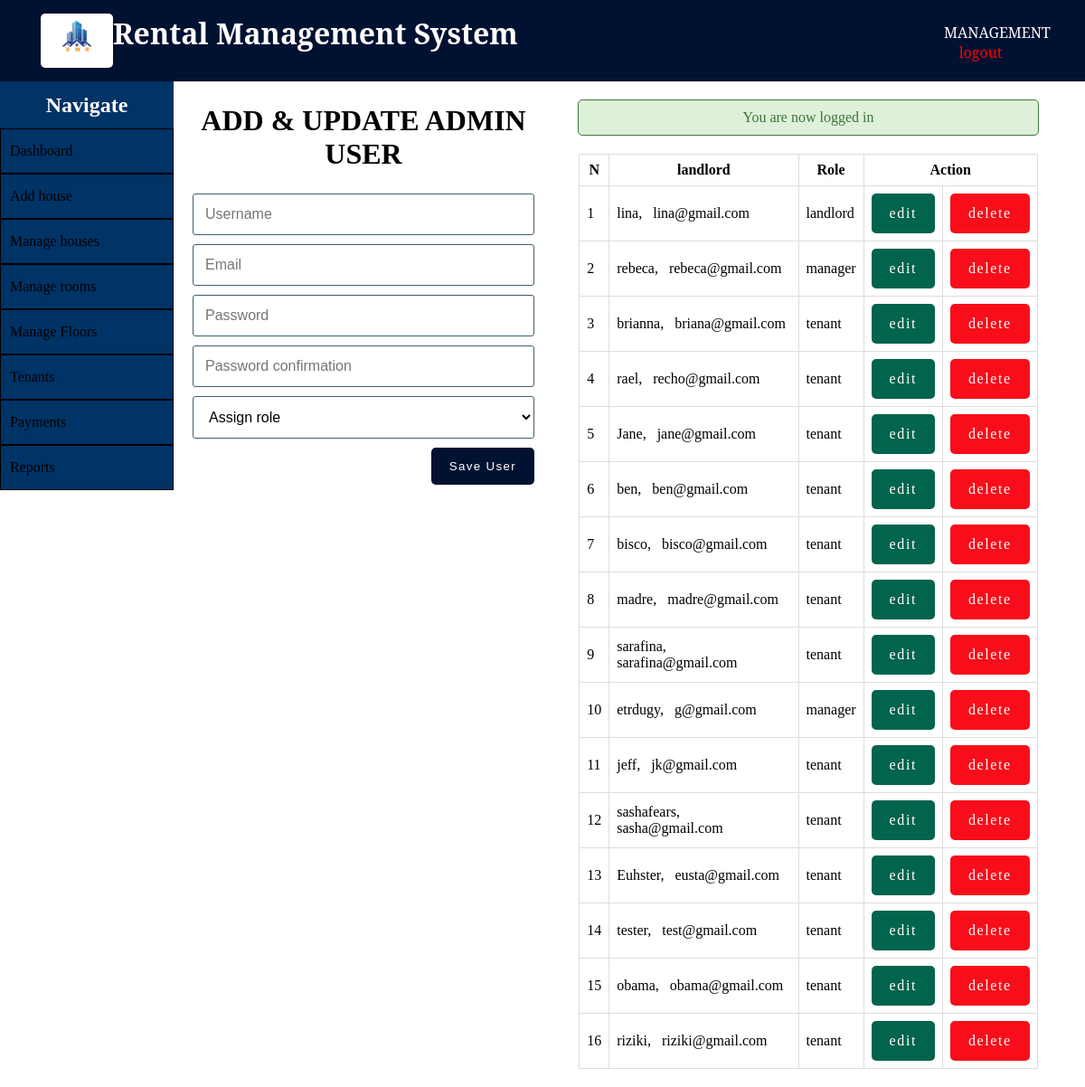
Screenshot of /admin/users.php (signed in) with the database file from the repository.
### tables this page shows
CREATE TABLE `users` (
  `id` int(11) NOT NULL,
  `fullname` varchar(255) NOT NULL,
  `username` varchar(255) NOT NULL,
  `mobile` varchar(255) NOT NULL,
  `email` varchar(255) NOT NULL,
  `role` enum('manager','landlord','tenant') DEFAULT NULL,
  `password` varchar(255) NOT NULL,
  `created_at` datetime DEFAULT current_timestamp(),
  `updated_at` datetime DEFAULT NULL
);

### admin/includes/landlord_functions.php (called while the page is built, shortened)
<?php
$isEditingUser = false;
$username = "";
$email = "";
function getlandlordUsers(){
	global $conn, $roles;
	$sql = "SELECT * FROM users";
	$result = mysqli_query($conn, $sql);
	$users = mysqli_fetch_all($result, MYSQLI_ASSOC);
	return $users;
}
?>

### admin/users.php (the view, shortened to what this page needs)
<?php  include('../config.php'); ?>
<?php  include(ROOT_PATH . '/admin/includes/landlord_functions.php'); ?>
<?php
	$landlords = getlandlordUsers();
?>
<?php include(ROOT_PATH . '/admin/includes/head_section.php'); ?>
</head>
<body>
	<?php include(ROOT_PATH . '/admin/includes/navbar.php') ?>
	<div class="container content">
		<?php include(ROOT_PATH . '/admin/includes/menu.php') ?>
		<div class="action">
			<h1 class="page-title">ADD & UPDATE ADMIN USER</h1>
			<form method="post" action="<?php echo BASE_URL . 'admin/users.php'; ?>" >
				<input type="text" name="username" value="<?php echo $username; ?>" placeholder="Username">
				<input type="email" name="email" value="<?php echo $email ?>" placeholder="Email">
				<input type="password" name="password" placeholder="Password">
				<input type="password" name="passwordConfirmation" placeholder="Password confirmation">
				<select name="role">
					<option value="" selected disabled>Assign role</option>
				</select>
				<?php if ($isEditingUser === true): ?>
					<button type="submit" class="btn" name="update_landlord">UPDATE</button>
				<?php else: ?>
					<button type="submit" class="btn" name="create_landlord">Save User</button>
				<?php endif ?>
			</form>
		</div>
		<div class="table-div">
			<?php include(ROOT_PATH . '/admin/includes/messages.php') ?>
			<?php if (empty($landlords)): ?>
				<h1>No landlords in the database.</h1>
			<?php else: ?>
				<table class="table">
					<thead>
						<th>N</th>
						<th>landlord</th>
						<th>Role</th>
						<th colspan="2">Action</th>
					</thead>
					<tbody>
					<?php foreach ($landlords as $key => $landlord): ?>
						<tr>
							<td><?php echo $key + 1; ?></td>
							<td>
								<?php echo $landlord['username']; ?>, &nbsp;
								<?php echo $landlord['email']; ?>
							</td>
							<td><?php echo $landlord['role']; ?></td>
							<td>
								<a class="btn edit"
									href="users.php?edit-landlord=<?php echo $landlord['id'] ?>">
									edit
								</a>
							</td>
							<td>
								<a class="btn delete"
								    href="users.php?delete-landlord=<?php echo $landlord['id'] ?>">
									delete
								</a>
							</td>
						</tr>
					<?php endforeach ?>
					</tbody>
				</table>
			<?php endif ?>
		</div>
	</div>
</body>
</html>

### static/css/admin_styling.css (style rules this page uses)
* { margin: 0px; padding: 0px; }
a { text-decoration: none; }
form { width: 60%; margin: 5px auto; padding-bottom: 50px; }
form input[type=file], input[type=email], input[type=password], input[type=text], form select, form textarea { width: 100%; display: block; padding: 13px 13px; font-size: 1em; margin: 5px auto 10px; border-radius: 3px; box-sizing : border-box; background: transparent; border: 1px solid #3E606F; }
form button { float: right; margin-left: 24%; }
table { border-collapse: collapse; width: 70%; margin: 20px auto; }
th, td { padding: 8px; text-align: left; border: 1px solid #ddd; }
th { text-align: center; }
.btn { color: white; background: #001131; text-align: center; border: none; border-radius: 5px; display: block; letter-spacing: .1em; padding: 13px 20px; text-decoration: none; }
.container { width: 100%; margin: 0px; padding: 0px; }
.container.content .action { width: 35%; float: left; text-align: center; }
.container.content .action form { width: 90%; }
.container.content .action .page-title { margin: 25px; }
.table-div { float: left; width: 47%; }
.table-div table { width: 90%; }
.table-div .edit { background: #01644c; }
.table-div .delete { background: #F70E1A; }

### rows the page displays
users: username "lina", email "lina@gmail.com", role "landlord"
users: username "rebeca", email "rebeca@gmail.com", role "manager"
users: username "brianna", email "briana@gmail.com", role "tenant"
users: username "rael", email "recho@gmail.com", role "tenant"
users: username "Jane", email "jane@gmail.com", role "tenant"
users: username "ben", email "ben@gmail.com", role "tenant"
users: username "bisco", email "bisco@gmail.com", role "tenant"
users: username "madre", email "madre@gmail.com", role "tenant"
users: username "sarafina", email "sarafina@gmail.com", role "tenant"
users: username "etrdugy", email "g@gmail.com", role "manager"
users: username "jeff", email "jk@gmail.com", role "tenant"
users: username "sashafears", email "sasha@gmail.com", role "tenant"
users: username "Euhster", email "eusta@gmail.com", role "tenant"
users: username "tester", email "test@gmail.com", role "tenant"
users: username "obama", email "obama@gmail.com", role "tenant"
users: username "riziki", email "riziki@gmail.com", role "tenant"

### other values shown
$_SESSION['message'] "You are now logged in"
